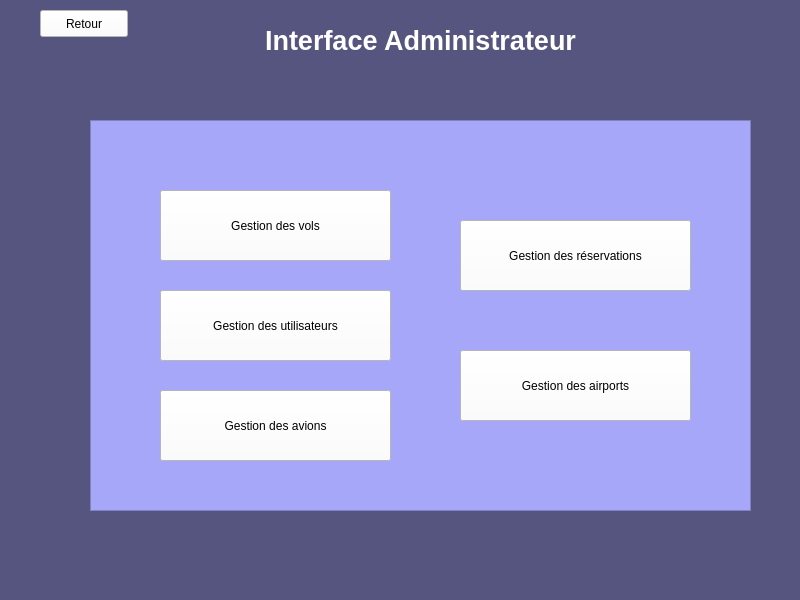
<?xml version="1.0" encoding="UTF-8"?>
<ui version="4.0">
 <class>interfaceadmin</class>
 <widget class="QMainWindow" name="interfaceadmin">
  <property name="geometry">
   <rect>
    <x>0</x>
    <y>0</y>
    <width>800</width>
    <height>600</height>
   </rect>
  </property>
  <property name="windowTitle">
   <string>SKYUP AIRLINE</string>
  </property>
  <property name="styleSheet">
   <string notr="true">background-color: rgb(85, 85, 127);</string>
  </property>
  <widget class="QWidget" name="centralwidget">
   <widget class="QPushButton" name="back">
    <property name="geometry">
     <rect>
      <x>40</x>
      <y>10</y>
      <width>88</width>
      <height>27</height>
     </rect>
    </property>
    <property name="styleSheet">
     <string notr="true">background-color: rgb(255, 255, 255);</string>
    </property>
    <property name="text">
     <string>Retour</string>
    </property>
   </widget>
   <widget class="QFrame" name="frame">
    <property name="geometry">
     <rect>
      <x>90</x>
      <y>120</y>
      <width>661</width>
      <height>391</height>
     </rect>
    </property>
    <property name="styleSheet">
     <string notr="true">
background-color: rgb(167, 167, 249);</string>
    </property>
    <property name="frameShape">
     <enum>QFrame::StyledPanel</enum>
    </property>
    <property name="frameShadow">
     <enum>QFrame::Raised</enum>
    </property>
    <widget class="QPushButton" name="gestionvol">
     <property name="geometry">
      <rect>
       <x>70</x>
       <y>70</y>
       <width>231</width>
       <height>71</height>
      </rect>
     </property>
     <property name="styleSheet">
      <string notr="true">background-color: rgb(255, 255, 255);</string>
     </property>
     <property name="text">
      <string>Gestion des vols</string>
     </property>
    </widget>
    <widget class="QPushButton" name="gestiondeuser">
     <property name="geometry">
      <rect>
       <x>70</x>
       <y>170</y>
       <width>231</width>
       <height>71</height>
      </rect>
     </property>
     <property name="styleSheet">
      <string notr="true">background-color: rgb(255, 255, 255);</string>
     </property>
     <property name="text">
      <string>Gestion des utilisateurs</string>
     </property>
    </widget>
    <widget class="QPushButton" name="gestionavions">
     <property name="geometry">
      <rect>
       <x>70</x>
       <y>270</y>
       <width>231</width>
       <height>71</height>
      </rect>
     </property>
     <property name="styleSheet">
      <string notr="true">background-color: rgb(255, 255, 255);</string>
     </property>
     <property name="text">
      <string>Gestion des avions</string>
     </property>
    </widget>
    <widget class="QPushButton" name="gestiondeairport">
     <property name="geometry">
      <rect>
       <x>370</x>
       <y>230</y>
       <width>231</width>
       <height>71</height>
      </rect>
     </property>
     <property name="styleSheet">
      <string notr="true">background-color: rgb(255, 255, 255);</string>
     </property>
     <property name="text">
      <string>Gestion des airports</string>
     </property>
    </widget>
    <widget class="QPushButton" name="gestionReservation">
     <property name="geometry">
      <rect>
       <x>370</x>
       <y>100</y>
       <width>231</width>
       <height>71</height>
      </rect>
     </property>
     <property name="styleSheet">
      <string notr="true">background-color: rgb(255, 255, 255);
</string>
     </property>
     <property name="text">
      <string>Gestion des réservations</string>
     </property>
    </widget>
   </widget>
   <widget class="QLabel" name="label">
    <property name="geometry">
     <rect>
      <x>260</x>
      <y>20</y>
      <width>321</width>
      <height>41</height>
     </rect>
    </property>
    <property name="styleSheet">
     <string notr="true">color: rgb(255, 255, 255);</string>
    </property>
    <property name="text">
     <string>&lt;html&gt;&lt;head/&gt;&lt;body&gt;&lt;p align=&quot;center&quot;&gt;&lt;span style=&quot; font-size:20pt; font-weight:600;&quot;&gt;Interface Administrateur&lt;/span&gt;&lt;/p&gt;&lt;/body&gt;&lt;/html&gt;</string>
    </property>
   </widget>
  </widget>
  <widget class="QMenuBar" name="menubar">
   <property name="geometry">
    <rect>
     <x>0</x>
     <y>0</y>
     <width>800</width>
     <height>22</height>
    </rect>
   </property>
  </widget>
  <widget class="QStatusBar" name="statusbar"/>
 </widget>
 <resources/>
 <connections/>
</ui>
